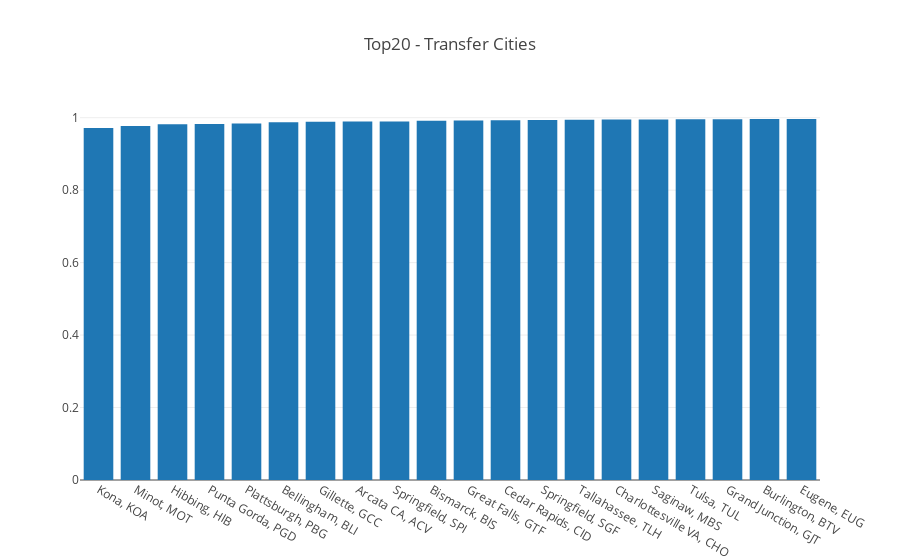

Here is the notebook cell this chart was saved with:
### Code cell
data = [go.Bar(x=df.city_id, y=df.degreeRatio)]
layout = go.Layout(title='Top20 - Transfer Cities',)
fig = go.Figure(data=data, layout=layout)
iplot(fig, filename='basic_bar4')

### Figure 1 — Plotly figure (JSON) as saved in the notebook; plotly's stock layout.template omitted (floating-point values rounded to 4 significant figures)
{"data": [{"type": "bar", "x": ["Kona, KOA", "Minot, MOT", "Hibbing, HIB", "Punta Gorda, PGD", "Plattsburgh, PBG", "Bellingham, BLI", "Gillette, GCC", "Arcata CA, ACV", "Springfield, SPI", "Bismarck, BIS", "Great Falls, GTF", "Cedar Rapids, CID", "Springfield, SGF", "Tallahassee, TLH", "Charlottesville VA, CHO", "Saginaw, MBS", "Tulsa, TUL", "Grand Junction, GJT", "Burlington, BTV", "Eugene, EUG"], "y": [0.9718, 0.9773, 0.9818, 0.9828, 0.9839, 0.9872, 0.9889, 0.9892, 0.9897, 0.9915, 0.9924, 0.9927, 0.9936, 0.9946, 0.995, 0.9953, 0.9957, 0.9957, 0.9962, 0.9964]}], "layout": {"title": "Top20 - Transfer Cities"}}
